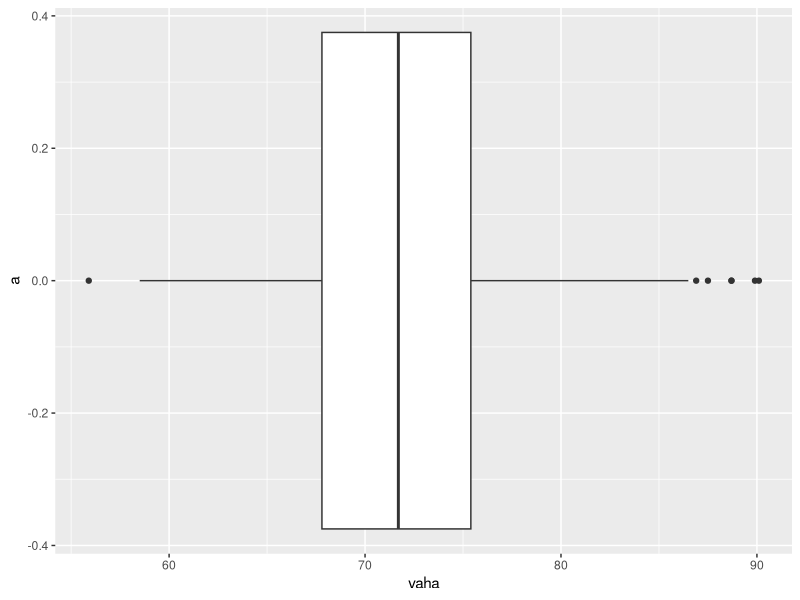
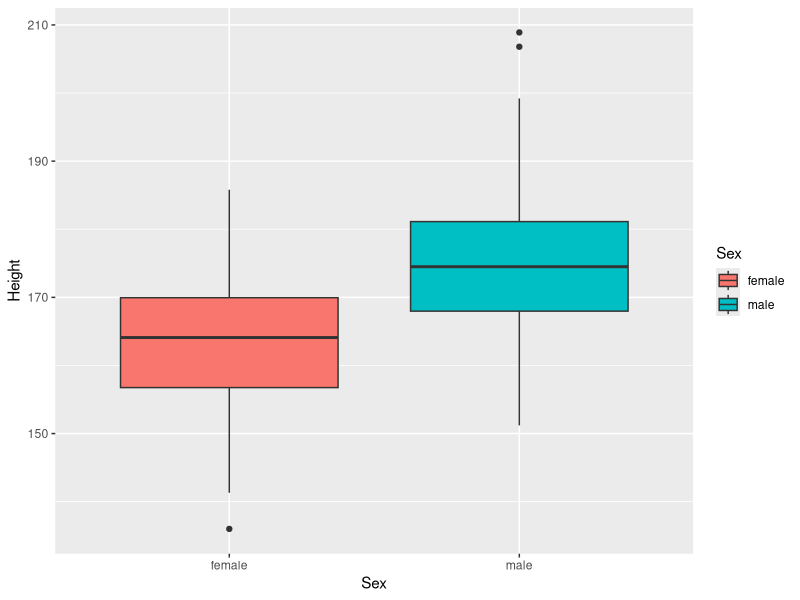
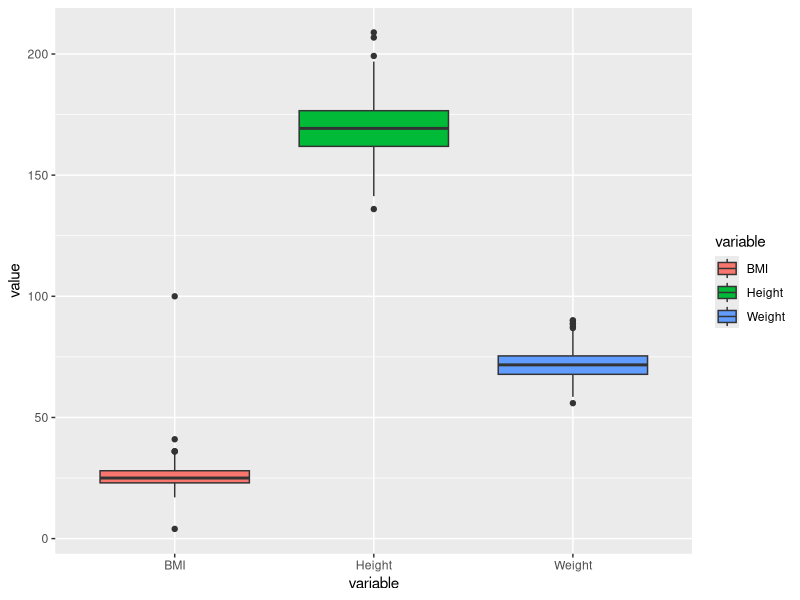
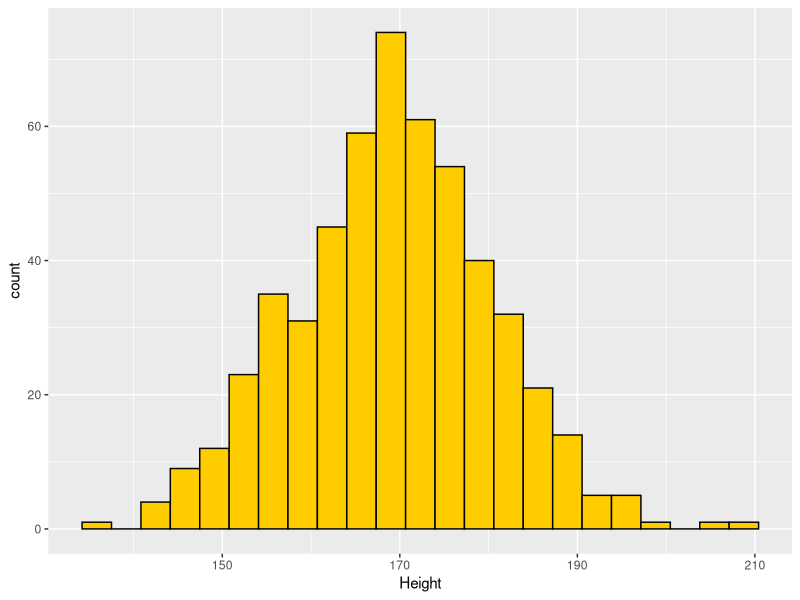
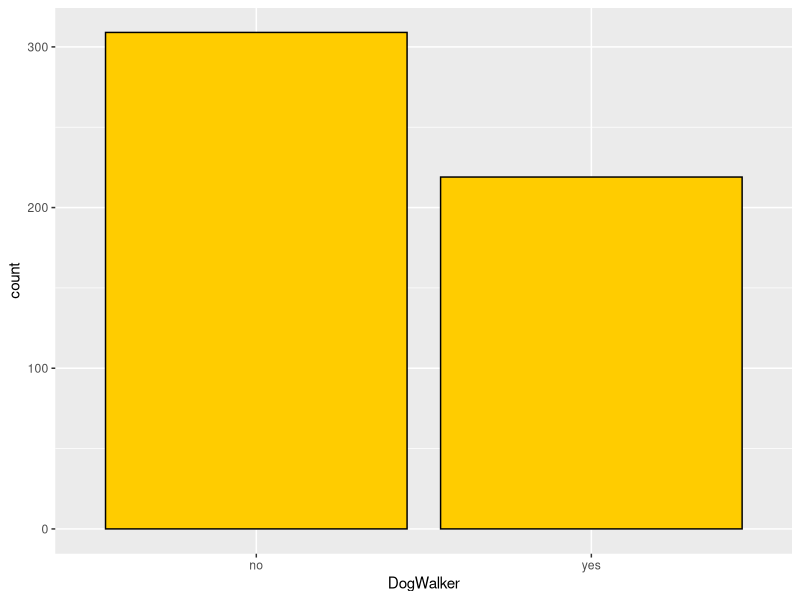
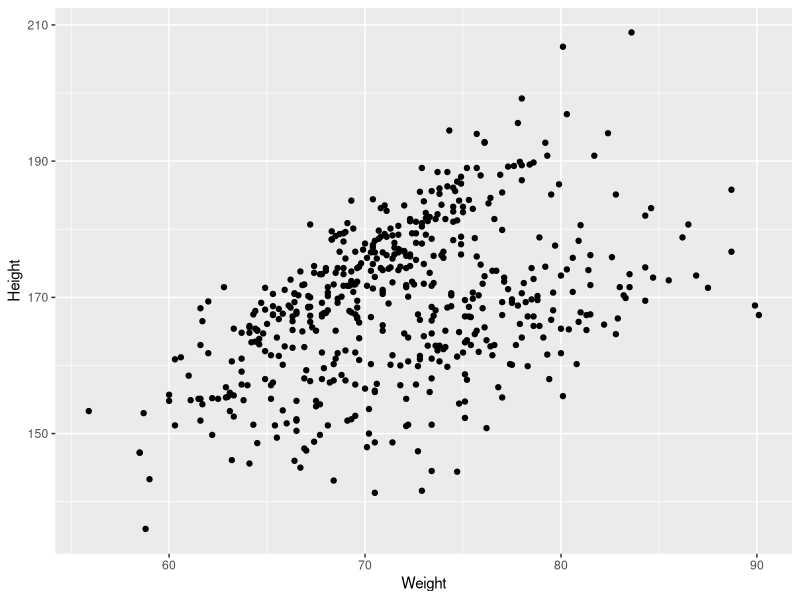
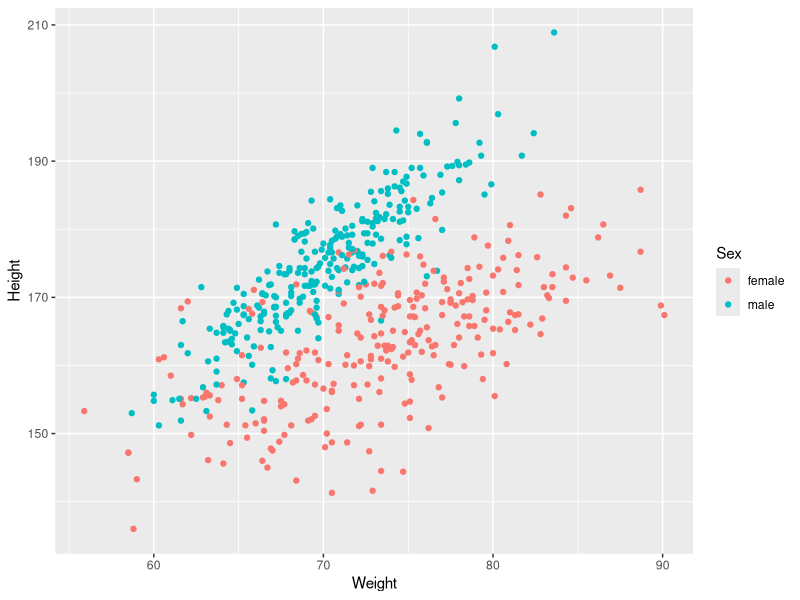
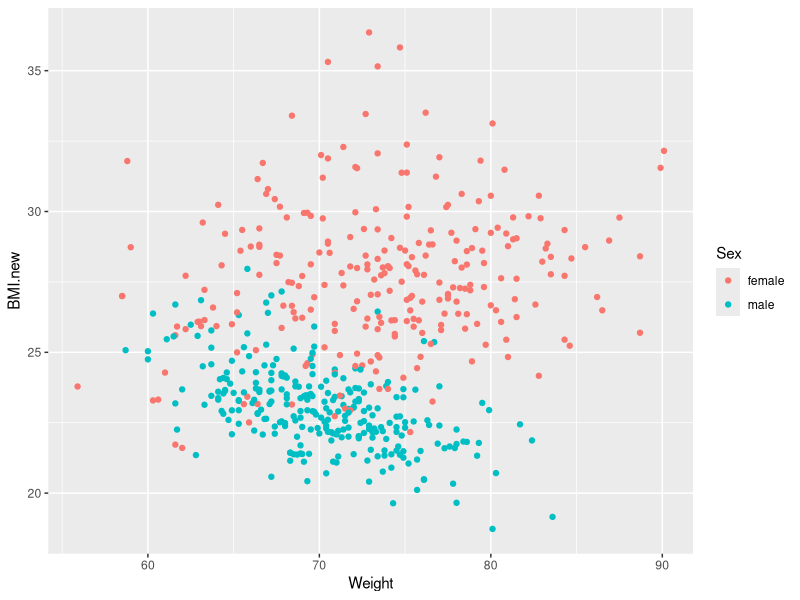

Generate these figures, in order, with R:
library("dplyr")
library("tidyr")
library("ggplot2")

# Example 1

# Read data
# Correctly read the data into a data frame
dt <- read.csv("data/people.csv", header = TRUE, sep = "|", stringsAsFactors = TRUE)
str(dt)
summary(dt)



# Corrections
# Weight: decimal points
# BMI: "NULL" -> NA, -> numeric
# Sex: trim white space characters, -> factor
dt <- dt |> mutate(
    Weight = as.numeric(gsub(",", ".", Weight)),
    BMI = as.numeric(as.character(replace(BMI, BMI == "NULL", NA))),
    Sex = as.factor(trimws(Sex))
  )
str(dt)
summary(dt)

# Problems
levels(dt$Weight)
levels(dt$BMI)
levels(dt$Sex)

# Descriptive statistics
dt |> summarise(
  Height = mean(Height, na.rm = TRUE), 
  Weight = mean(Weight, na.rm = TRUE),
  BMI = mean(BMI, na.rm = TRUE)
  )

# Try
dt |> select(where(is.numeric))
dt |> select(Height, Weight, BMI)

# Descriptive statistics
dt |> select(Height, Weight, BMI) |> 
  summarise(across(everything(), mean, na.rm = TRUE))
dt |> summarise(across(c(Height, Weight, BMI), mean, na.rm = TRUE))
dt |> summarise(across(c(Height, Weight, BMI), 
		list(mean = mean, sd = sd), 
		na.rm = TRUE, 
		.names = "{.col}.{.fn}"
	))
dt |> summarise(across(c(Height, Weight, BMI), 
    list(mean = mean, sd = sd, var = var, med = median), 
    na.rm = TRUE, 
    .names = "{.col}.{.fn}"
  ))

# Grouping by sex
dt |> group_by(Sex) |> 
  summarise(across(c(Height, Weight, BMI), 
  list(mean = mean, sd = sd, var = var, med = median), 
  na.rm = TRUE, 
  .names = "{.col}.{.fn}")) |> 
  as.data.frame()

# Number of levels of each factor column
dt |> summarise(across(where(is.factor), 
    \(x){length(levels(x))} # definition of "anonymous function"
  ))

# Boxplot
dt |> ggplot(aes(x = Weight)) + 
  geom_boxplot() +
  labs(x = "vaha", y = "a")
# .. boxplot for Weight, BMI

# Boxplot - grouping by sex
dt |> ggplot(aes(x = Sex, y = Height, fill = Sex)) + 
  geom_boxplot()
# .. boxplot for Weight, BMI
# Note some unexpected valus of BMI! 

# More columns in one plot, but not much reasonable here
dn <- dt |> 
  select(Height, Weight, BMI) |> 
  pivot_longer(everything(), names_to = "variable", values_to = "value") # wide -> long format of the data frame
str(dn)
dn |> ggplot(aes(x = variable, y = value, fill = variable)) + 
  geom_boxplot()

# Histogram
dt |> nrow() |> sqrt() |> ceiling()
ceiling(sqrt(nrow(dt)))

dt |> ggplot(aes(x = Height)) + 
  geom_histogram(color = "black", fill = "#FFCC00", bins = 23)
# ...

# Frequency plot as barplot
dt |> ggplot(aes(x = DogWalker)) + 
  geom_bar(color = "black", fill = "#FFCC00")
# ...

# Plot boxplot, histogram and barplot for other columns

# Point plots
dt |> ggplot(aes(x = Weight, y = Height)) + 
  geom_point()
dt |> ggplot(aes(x = Weight, y = Height, color = Sex)) + 
  geom_point()

# Plot BMI vs. Weight
# ...
# Note some unexpected valus of BMI! 

summary(dt$BMI)
dt |> pull(BMI) |> summary()
# Calculate BMI using fomula for weight and height
# Find errors in original BMI calculations
# ...
dt <- dt |> mutate(
  BMI.new = Weight / (Height / 100)^2
)
dt |> ggplot(aes(x=Weight, y= BMI.new, color = Sex)) + 
  geom_point()

dt |> filter(abs(BMI - BMI.new) > 1)

names(dt)
# Rename columns to use the new BMI instead of the original, delete additional column BMI.check
# ...
dt <- dt |> rename(
  BMI = BMI.new,
  BMI.old = BMI
)
dt |> str()

# Point plot Weight vs. Height
dt |> ggplot(aes(x = Height, y = Weight)) + 
  geom_point() + 
	labs(x = "height [cm]", y = "weight [kg]")

# Linear regression model with linear function
m1 <- lm(Weight ~ 1 + Height, data = dt) # or
m1 <- lm(Weight ~ Height, data = dt)
summary(m1)
test <- t.test(Weight ~ Sex, data = dt)
test$p.value
# Comment th results
model.matrix(m1)
# Explain the columns of the design matrix

new.x <- data.frame(Height = seq(130, 210, by = 1))
CI <- predict(m1, newdata = new.x, interval = "confidence", level = 0.95) |> 
	cbind(new.x)
pred <- predict(m1, newdata = new.x, interval = "prediction", level = 0.95) |> 
	cbind(new.x)

ggplot() + 
  geom_point(data = dt, mapping = aes(x = Height, y = Weight)) + 
  geom_ribbon(data = CI, mapping = aes(x = Height, ymin = lwr, ymax = upr), size = 0.5, alpha = 0.2, fill = "red", color = "red", linetype = "dashed") + 
  geom_ribbon(data = pred, mapping = aes(x = Height, ymin = lwr, ymax = upr), size = 0.5, alpha = 0.1, fill = "red", color = "red", linetype = "dashed") + 
  geom_line(data = CI, aes(x = Height, y = fit), color = "red", size = 1.0) + 
	labs(x = "height [cm]", y = "weight [kg]")

# Point plot Weight vs. Height according to Sex
dt |> ggplot(aes(x = Height, y = Weight, color = Sex)) + 
  geom_point() + 
	labs(x = "height [cm]", y = "weight [kg]")

# separate parallel regression lines with respect to Sex
m3 <- lm(Weight ~ 1 + Height + Sex, data = dt)
summary(m3)
model.matrix(m3)
# "dummy variable" for Sex: Sexmale = 1 (male) or 0 (female)

# Calculate fit, confidence and pediction intervals and plot them
# ...

# separate regression lines with respect to Sex
m4 <- lm(Weight ~ 1 + Height + Sex + Height:Sex, data = dt) # or
m4 <- lm(Weight ~ 1 + Height * Sex, data = dt)
summary(m4)
model.matrix(m4)
# "dummy variables"

# Calculate fit, confidence and pediction intervals and plot them
# ...


# Calculate the prediction of the weight for man/woman of given height... 



# Repeat, e.g., for BMI in dependency on height or weight 


# t-test of equality of BMI for both sexes
t.test(BMI ~ Sex, data = dt)
test <- t.test(BMI ~ Sex, data = dt)
test
test$p.value

# compare mean BMI - grouped by PhoneOwner
# ... 
# Explain the result.

